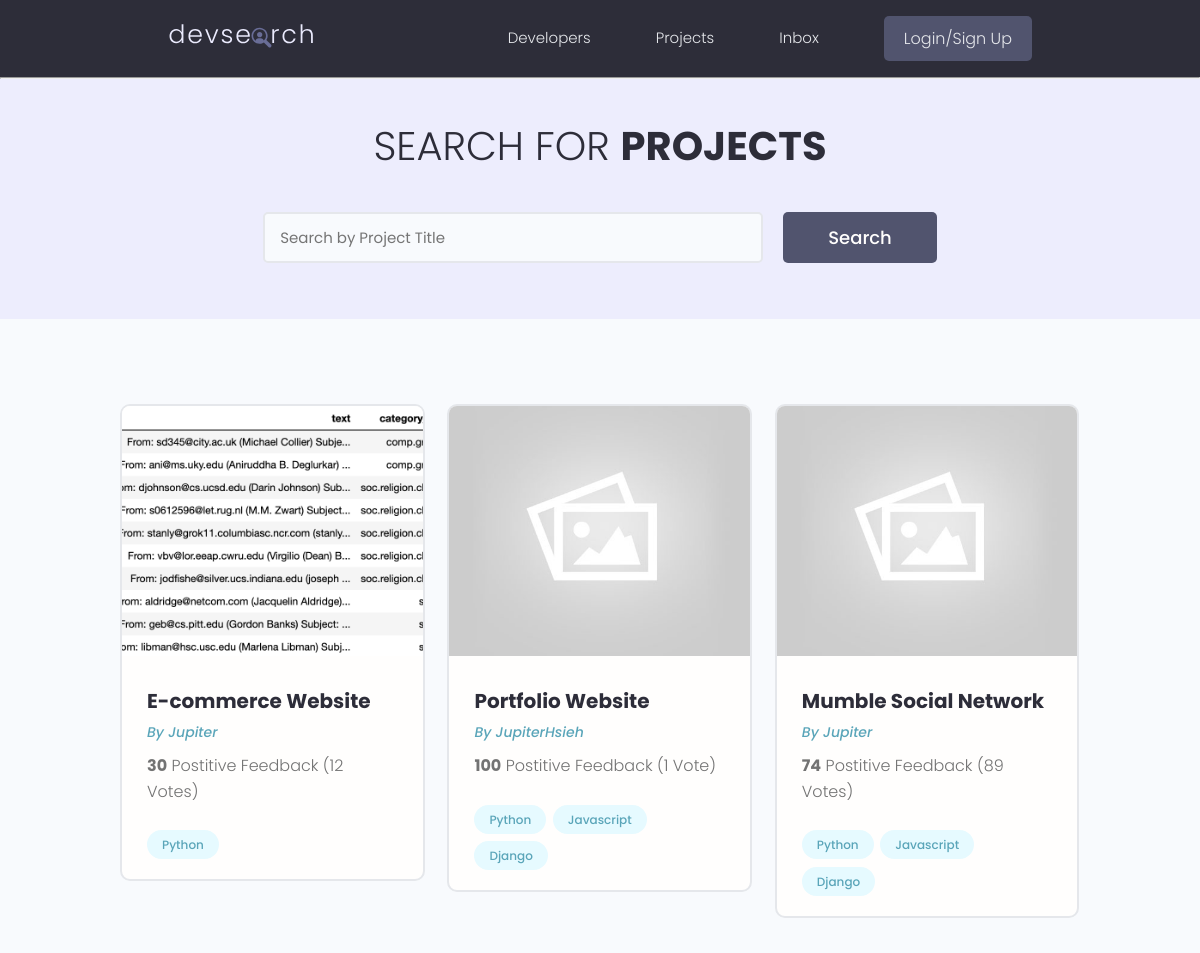
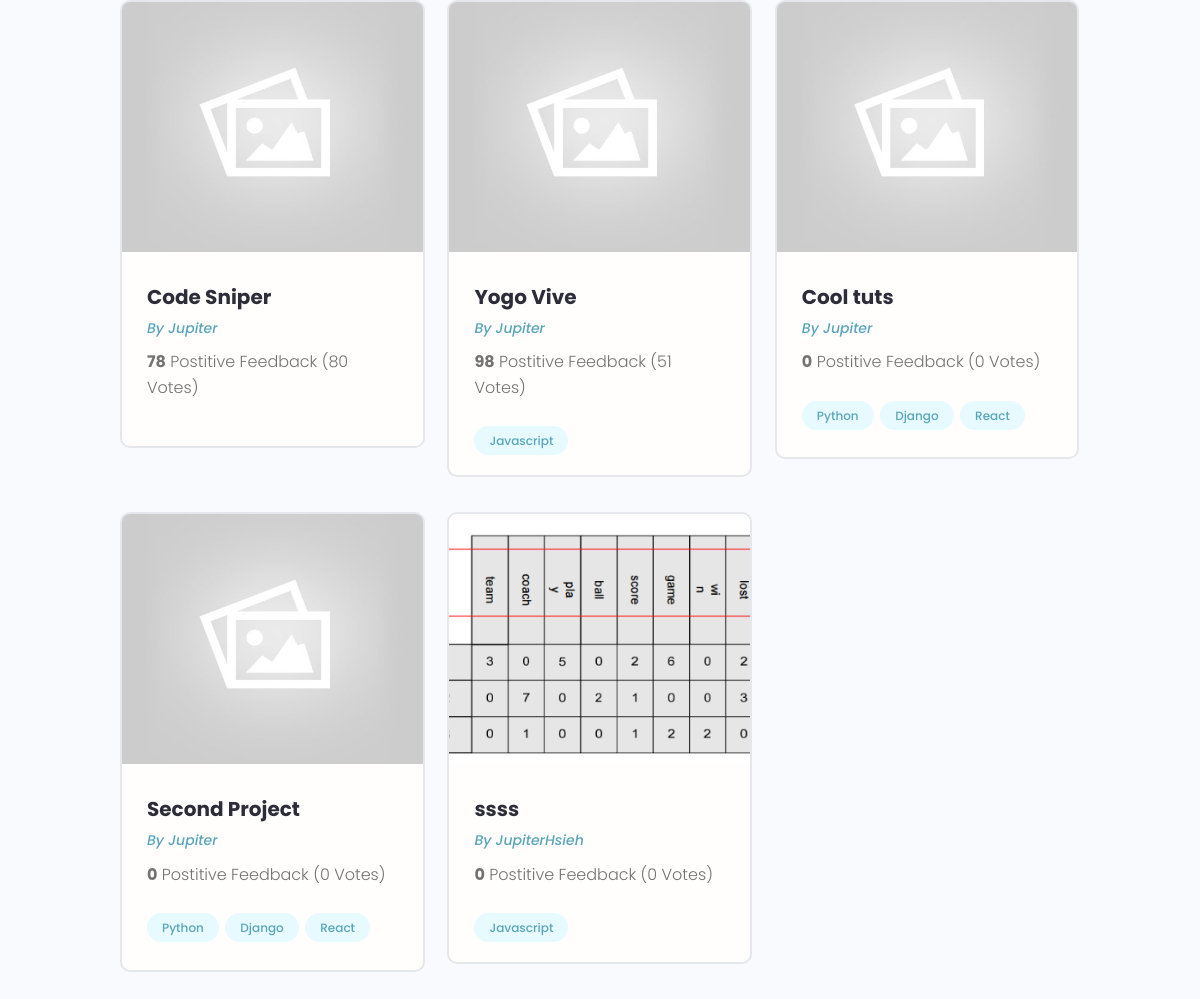
/projects/, run on the app's committed database (2 pictures, top to bottom).
### projects/models.py (models this page shows, shortened)
class Project(models.Model):
    owner = models.ForeignKey(Profile,null=True,blank=True,on_delete=models.SET_NULL)
    title = models.CharField(max_length = 200)
    description = models.TextField(null=True,blank=True) #can be empty
    featured_image = models.ImageField(null=True,blank=True,default="default.jpg")
    demo_link = models.CharField(max_length = 2000, null=True, blank=True)
    source_link = models.CharField(max_length = 2000, null=True, blank=True)
    tags = models.ManyToManyField('Tag', blank=True) #與下面的Tag 是 Many to Many 關係 #重要
    vote_total = models.IntegerField(default=0,null=True, blank=True)
    vote_ratio = models.IntegerField(default=0,null=True, blank=True)
    created = models.DateTimeField(auto_now_add = True)
    id = models.UUIDField(default=uuid.uuid4, unique=True,primary_key=True, editable=False)

class Tag(models.Model):
    name = models.CharField(max_length = 200)
    created = models.DateTimeField(auto_now_add = True)
    id = models.UUIDField(default=uuid.uuid4, unique=True,primary_key=True, editable=False)
    def __str__(self):
        return self.name

### users/models.py (models this page shows, shortened)
class Profile(models.Model):
    user = models.OneToOneField(User,on_delete = models.CASCADE,null=True,blank=True) #每個user 跟 profile 同時生成 1對1關係
    name = models.CharField(max_length=200,blank=True,null=True)
    email = models.EmailField(max_length=500,blank=True,null=True)
    username = models.CharField(max_length=200,blank=True,null=True)
    location = models.CharField(max_length=200,blank=True,null=True)
    short_intro = models.CharField(max_length=200,blank=True,null=True)
    bio = models.TextField(blank=True,null=True)
    profile_image = models.ImageField(null=True,blank=True,upload_to='profiles/',default='profiles/user-default.png')
    social_github = models.CharField(max_length=200,blank=True,null=True)
    social_twitter = models.CharField(max_length=200,blank=True,null=True)
    social_linkedin = models.CharField(max_length=200,blank=True,null=True)
    social_youtube = models.CharField(max_length=200,blank=True,null=True)
    social_website = models.CharField(max_length=200,blank=True,null=True)
    created = models.DateTimeField(auto_now_add = True)
    id = models.UUIDField(default=uuid.uuid4, unique=True,primary_key=True, editable=False)

### projects/views.py (the view)
# urls.py: path('projects/',include('projects.urls')), #開頭為空白的會被丟到projects.url 處理
def projects(request):
    projects = Project.objects.all()
    context = {'projects':projects}
    return render(request,'projects/projects.html', context)

### projects/templates/projects/projects.html (shortened to what this page needs)
{% extends 'main.html' %}
{% block content %}
<hr>
  <main class="projects">
    <section class="hero-section text-center">
      <div class="container container--narrow">
        <div class="hero-section__box">
          <h2>Search for <span>Projects</span></h2>
        </div>
        <div class="hero-section__search">
          <form class="form" action="#" method="get">
            <div class="form__field">
              <input class="input input--text" id="formInput#search" type="text" name="text"
                placeholder="Search by Project Title" />
            </div>
            <input class="btn btn--sub btn--lg" type="submit" value="Search" />
          </form>
        </div>
      </div>
    </section>
    <section class="projectsList">
      <div class="container">
        <div class="grid grid--three">
        {% for project in projects %}
          <div class="column">
            <div class="card project">
              <a href="{% url 'project' project.id %}" class="project">
                <img class="project__thumbnail" src="{{project.featured_image.url}}" alt="project thumbnail" />
                <div class="card__body">
                  <h3 class="project__title">{{project.title}}</h3>
                  <p><a class="project__author" href="{% url 'user-profile' project.owner.id %}">By {{project.owner.name}}</a></p>
                  <p class="project--rating">
                    <span style="font-weight: bold;">{{project.vote_ratio}}</span> Postitive
                    Feedback ({{project.vote_total}} Vote{{project.vote_total|pluralize:"s"}})
                  </p>
                  <div class="project__tags">
                    {% for tag in project.tags.all %}
                    <span class="tag tag--pill tag--main">
                      <small>{{tag}}</small>
                    </span>
                    {% endfor %}
                  </div>
                </div>
              </a>
            </div>
          </div>
          {% endfor %}
        </div>
      </div>
    </section>
  </main>
</body>
{% endblock content %}

### static/styles/app.css (style rules this page uses)
:root { --color-sub: #2d2d39; }
.btn--sub { background-color: var(--color-sub-light); }
.card { border: 2px solid var(--color-light); }
img { width: 100%; }
.hero-section { height: 40vh; display: flex; align-items: center; background-color: var(--color-sub); }
.hero-section__box { margin-bottom: 4rem; }
.hero-section__box > h2, .hero-section__box > h2 > span { font-size: 4rem; color: var(--color-light); line-height: 1.3; text-transform: uppercase; }
.hero-section__box > h2 { font-weight: 300; }
.hero-section__box > h2 > span { font-weight: 700; }
.hero-section__search > .form { display: flex; align-items: center; justify-content: center; gap: 2rem; }
.hero-section__search > .form input.input--text { width: 50rem; }
.project__author { font-size: 1.4rem; font-style: italic; }
.project--rating { margin-bottom: 1.6em; margin-top: .5em; }
.projects > .hero-section { background: var(--color-sub-lighter); height: 30vh; }
.projects .hero-section__box { margin-bottom: 2.5rem; }
.projects .hero-section__box > h2 { color: var(--color-sub); }
.projects .hero-section__box > h2 > span { font-weight: 700; color: var(--color-sub); }
.projectsList { margin-top: 8rem; }
.project__thumbnail { height: 25rem; object-fit: cover; object-position: top center; }
.project__title { font-size: 2rem; font-weight: 700; color: var(--color-sub); }

### static/uikit/styles/modules/_variables.css (style rules this page uses)
:root { --color-main: #5aa5b9; --color-main-light: #e6faff; --color-sub: #3f4156; --color-sub-light: #51546e; --color-sub-lighter: #ededfd; --color-text: #737373; --color-gray: #8b8b8b; --color-light: #e5e7eb; --color-light-gray: #767676; --color-bg: #f8fafd; --color-white: #fffefd; --color-white-light: #f3f3f3; --color-success: #359e64; --color-success-bg: #def8e8; --color-error: #fc4b0b; --color-error-bg: #fff2ee; --font-base: 'Poppins', arial, helvetica, 'Segoe UI', roboto, ubuntu, sans-serif; --font-monospace: 'Fira Code', 'Courier New', courier, monospace; --font-regular: 300; --font-medium: 500; --font-bold: 700; --generic-shadow: 1px 1px 5px #00000010; --generic-transition: all 0.3s ease-in-out; }

### static/uikit/styles/modules/_base.css (style rules this page uses)
* { margin: 0; padding: 0; box-sizing: border-box; text-rendering: optimizeLegibility; color: inherit; font-size: inherit; }
html { font-size: 50%; }
@media only screen and (min-width: 480px) { html { font-size: 56.25%; } }
@media only screen and (min-width: 1200px) { html { font-size: 62.5%; } }
body { line-height: 1.6; font-weight: 400; font-size: 1.5rem; color: var(--color-text); background-color: var(--color-bg); min-height: 100vh; }

### static/uikit/styles/modules/_typography.css (style rules this page uses)
* { font-family: var(--font-base); }
h2 { font-size: 3.6rem; font-weight: var(--font-bold); }
h3 { font-size: 3.2rem; font-weight: var(--font-medium); }
p, span, strong { font-size: 1.6rem; color: var(--color-text); font-weight: var(--font-regular); }
a { padding-bottom: 2px; text-decoration: none; display: inline-block; color: var(--color-main); font-weight: var(--font-medium); }

### static/uikit/styles/modules/_utilities.css (style rules this page uses)
.container { width: 92%; max-width: 165rem; margin: 0 auto; box-sizing: border-box; }
.container--narrow { width: 92%; max-width: 120rem; }
@media screen and (min-width: 1000px) { .container { width: 90%; } }
@media screen and (min-width: 1000px) { .container--narrow { width: 85%; } }
@media screen and (min-width: 1200px) { .container { width: 80%; } }
@media screen and (min-width: 1200px) { .container--narrow { width: 72%; } }
.text-center { text-align: center; }

### static/uikit/styles/modules/_button.css (style rules this page uses)
.btn { display: inline-block; position: relative; cursor: pointer; background-color: var(--color-light); font-weight: var(--font-medium); color: var(--color-sub); text-decoration: none; padding: 1rem 2rem; border-radius: 0.5rem; border: none; width: -webkit-fit-content; width: -moz-fit-content; width: fit-content; height: -webkit-fit-content; height: -moz-fit-content; height: fit-content; font-size: 1.6rem; outline-width: 0; outline-color: transparent; -webkit-backface-visibility: hidden; backface-visibility: hidden; transition: all 0.3s ease-in-out; }
.btn--sub { background-color: var(--color-sub); color: var(--color-white); }
.btn--lg { font-size: 1.8rem; padding: 1.2rem 4.5rem; }

### static/uikit/styles/modules/_card.css (style rules this page uses)
.card { border-radius: 1rem; background-color: var(--color-white); border: 1.5px solid var(--color-light); width: auto; height: auto; margin-top: 0.5rem; margin-bottom: 0.5rem; overflow: hidden; }
.card__body, .card__header { padding: 2rem 2.5rem; }

### data on the page
Project: featured_image (picture), title "E-commerce Website", owner.name "Jupiter", vote_ratio "30", vote_total "12"
Tag: name "Python"
Project: featured_image (placeholder picture), title "Portfolio Website", owner.name "JupiterHsieh", vote_ratio "100", vote_total "1"
Tag: name "Javascript"
Tag: name "Django"
Project: featured_image (placeholder picture), title "Mumble Social Network", owner.name "Jupiter", vote_ratio "74", vote_total "89"
Project: featured_image (placeholder picture), title "Code Sniper", owner.name "Jupiter", vote_ratio "78", vote_total "80"
Project: featured_image (placeholder picture), title "Yogo Vive", owner.name "Jupiter", vote_ratio "98", vote_total "51"
Project: featured_image (placeholder picture), title "Cool tuts", owner.name "Jupiter", vote_ratio "0", vote_total "0"
Tag: name "React"
Project: featured_image (placeholder picture), title "Second Project", owner.name "Jupiter", vote_ratio "0", vote_total "0"
Project: featured_image (picture), title "ssss", owner.name "JupiterHsieh", vote_ratio "0", vote_total "0"
